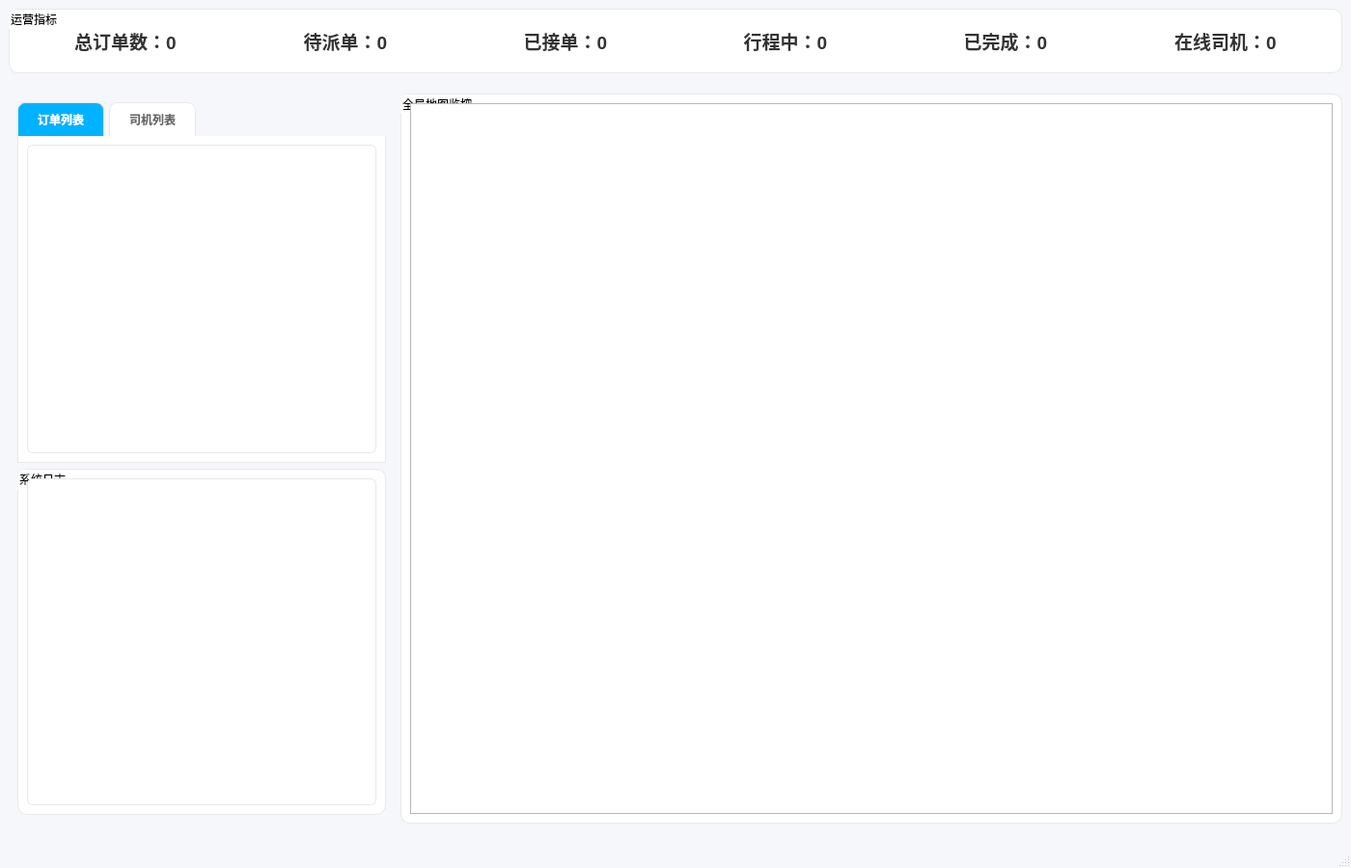
<?xml version="1.0" encoding="UTF-8"?>
<ui version="4.0">
 <class>PlatformWindow</class>
 <widget class="QMainWindow" name="PlatformWindow">
  <property name="geometry">
   <rect>
    <x>0</x>
    <y>0</y>
    <width>1400</width>
    <height>900</height>
   </rect>
  </property>
  <property name="windowTitle">
   <string>平台监控端</string>
  </property>
  <property name="styleSheet">
   <string>QMainWindow {
    background-color: #f5f7fa;
    border: none;
   }
   
   QGroupBox {
    background-color: white;
    border-radius: 10px;
    box-shadow: 0 2px 8px rgba(0, 0, 0, 0.08);
    border: 1px solid #e8e8e8;
    margin-bottom: 15px;
   }
   
   QTabWidget {
    background-color: white;
    border-radius: 10px;
    box-shadow: 0 2px 8px rgba(0, 0, 0, 0.08);
    border: 1px solid #e8e8e8;
   }
   
   QTabBar::tab {
    background-color: white;
    border: 1px solid #e8e8e8;
    border-bottom: none;
    border-top-left-radius: 8px;
    border-top-right-radius: 8px;
    padding: 10px 20px;
    margin-right: 5px;
    color: #666666;
    font-weight: 500;
   }
   
   QTabBar::tab:selected {
    background-color: #00b2ff;
    color: white;
    font-weight: bold;
   }
   
   QTabWidget::pane {
    border: 1px solid #e8e8e8;
    border-top: none;
    border-radius: 0 0 10px 10px;
    background-color: white;
   }
   
   QListWidget {
    border: 1px solid #e8e8e8;
    border-radius: 6px;
    background-color: white;
   }
   
   QTextEdit {
    border: 1px solid #e8e8e8;
    border-radius: 6px;
    background-color: white;
    font-family: 'Courier New', Courier, monospace;
    font-size: 12px;
   }
   
   QLabel {
    color: #333333;
   }
   
   .statLabel {
    font-size: 14px;
    font-weight: bold;
    color: #00b2ff;
   }
   
   .statValue {
    font-size: 20px;
    font-weight: bold;
    color: #333333;
    margin-top: 5px;
   }
   
   .statCard {
    background-color: white;
    border-radius: 8px;
    box-shadow: 0 2px 4px rgba(0, 0, 0, 0.08);
    padding: 15px;
    text-align: center;
    border: 1px solid #e8e8e8;
   }</string>
  </property>
  <widget class="QWidget" name="centralwidget">
   <layout class="QVBoxLayout" name="verticalLayout_3">
    <item>
     <widget class="QGroupBox" name="statsGroup">
      <property name="title">
       <string>运营指标</string>
      </property>
      <layout class="QGridLayout" name="gridLayout">
       <item row="0" column="0">
        <widget class="QWidget" name="totalOrdersCard" native="true">
         <property name="styleSheet">
          <string>.statCard;</string>
         </property>
         <layout class="QVBoxLayout" name="verticalLayout_stats1">
          <item>
           <widget class="QLabel" name="totalOrdersLabel">
            <property name="font">
             <font>
              <pointsize>14</pointsize>
              <bold>true</bold>
             </font>
            </property>
            <property name="styleSheet">
             <string>.statLabel;</string>
            </property>
            <property name="text">
             <string>总订单数：0</string>
            </property>
            <property name="alignment">
             <set>Qt::AlignmentFlag::AlignCenter</set>
            </property>
           </widget>
          </item>
         </layout>
        </widget>
       </item>
       <item row="0" column="1">
        <widget class="QWidget" name="pendingOrdersCard" native="true">
         <property name="styleSheet">
          <string>.statCard;</string>
         </property>
         <layout class="QVBoxLayout" name="verticalLayout_stats2">
          <item>
           <widget class="QLabel" name="pendingOrdersLabel">
            <property name="font">
             <font>
              <pointsize>14</pointsize>
              <bold>true</bold>
             </font>
            </property>
            <property name="styleSheet">
             <string>.statLabel;</string>
            </property>
            <property name="text">
             <string>待派单：0</string>
            </property>
            <property name="alignment">
             <set>Qt::AlignmentFlag::AlignCenter</set>
            </property>
           </widget>
          </item>
         </layout>
        </widget>
       </item>
       <item row="0" column="2">
        <widget class="QWidget" name="acceptedOrdersCard" native="true">
         <property name="styleSheet">
          <string>.statCard;</string>
         </property>
         <layout class="QVBoxLayout" name="verticalLayout_stats3">
          <item>
           <widget class="QLabel" name="acceptedOrdersLabel">
            <property name="font">
             <font>
              <pointsize>14</pointsize>
              <bold>true</bold>
             </font>
            </property>
            <property name="styleSheet">
             <string>.statLabel;</string>
            </property>
            <property name="text">
             <string>已接单：0</string>
            </property>
            <property name="alignment">
             <set>Qt::AlignmentFlag::AlignCenter</set>
            </property>
           </widget>
          </item>
         </layout>
        </widget>
       </item>
       <item row="0" column="3">
        <widget class="QWidget" name="inProgressOrdersCard" native="true">
         <property name="styleSheet">
          <string>.statCard;</string>
         </property>
         <layout class="QVBoxLayout" name="verticalLayout_stats4">
          <item>
           <widget class="QLabel" name="inProgressOrdersLabel">
            <property name="font">
             <font>
              <pointsize>14</pointsize>
              <bold>true</bold>
             </font>
            </property>
            <property name="styleSheet">
             <string>.statLabel;</string>
            </property>
            <property name="text">
             <string>行程中：0</string>
            </property>
            <property name="alignment">
             <set>Qt::AlignmentFlag::AlignCenter</set>
            </property>
           </widget>
          </item>
         </layout>
        </widget>
       </item>
       <item row="0" column="4">
        <widget class="QWidget" name="completedOrdersCard" native="true">
         <property name="styleSheet">
          <string>.statCard;</string>
         </property>
         <layout class="QVBoxLayout" name="verticalLayout_stats5">
          <item>
           <widget class="QLabel" name="completedOrdersLabel">
            <property name="font">
             <font>
              <pointsize>14</pointsize>
              <bold>true</bold>
             </font>
            </property>
            <property name="styleSheet">
             <string>.statLabel;</string>
            </property>
            <property name="text">
             <string>已完成：0</string>
            </property>
            <property name="alignment">
             <set>Qt::AlignmentFlag::AlignCenter</set>
            </property>
           </widget>
          </item>
         </layout>
        </widget>
       </item>
       <item row="0" column="5">
        <widget class="QWidget" name="onlineDriversCard" native="true">
         <property name="styleSheet">
          <string>.statCard;</string>
         </property>
         <layout class="QVBoxLayout" name="verticalLayout_stats6">
          <item>
           <widget class="QLabel" name="onlineDriversLabel">
            <property name="font">
             <font>
              <pointsize>14</pointsize>
              <bold>true</bold>
             </font>
            </property>
            <property name="styleSheet">
             <string>.statLabel;</string>
            </property>
            <property name="text">
             <string>在线司机：0</string>
            </property>
            <property name="alignment">
             <set>Qt::AlignmentFlag::AlignCenter</set>
            </property>
           </widget>
          </item>
         </layout>
        </widget>
       </item>
      </layout>
     </widget>
    </item>
    <item>
     <layout class="QHBoxLayout" name="horizontalLayout_6">
      <item>
       <widget class="QWidget" name="leftWidget" native="true">
        <property name="maximumSize">
         <size>
          <width>400</width>
          <height>16777215</height>
         </size>
        </property>
        <layout class="QVBoxLayout" name="verticalLayout_4">
         <item>
          <widget class="QTabWidget" name="listTabWidget">
           <property name="currentIndex">
            <number>0</number>
           </property>
           <widget class="QWidget" name="ordersTab">
            <attribute name="title">
             <string>订单列表</string>
            </attribute>
            <layout class="QVBoxLayout" name="verticalLayout">
             <item>
              <widget class="QListWidget" name="orderListWidget"/>
             </item>
            </layout>
           </widget>
           <widget class="QWidget" name="driversTab">
            <attribute name="title">
             <string>司机列表</string>
            </attribute>
            <layout class="QVBoxLayout" name="verticalLayout_2">
             <item>
              <widget class="QListWidget" name="driverListWidget"/>
             </item>
            </layout>
           </widget>
          </widget>
         </item>
         <item>
          <widget class="QGroupBox" name="logGroup">
           <property name="title">
            <string>系统日志</string>
           </property>
           <layout class="QVBoxLayout" name="verticalLayout_5">
            <item>
             <widget class="QTextEdit" name="logTextEdit">
              <property name="readOnly">
               <bool>true</bool>
              </property>
             </widget>
            </item>
           </layout>
          </widget>
         </item>
        </layout>
       </widget>
      </item>
      <item>
       <widget class="QGroupBox" name="mapGroup">
        <property name="title">
         <string>全局地图监控</string>
        </property>
        <layout class="QVBoxLayout" name="verticalLayout_7">
         <item>
          <widget class="QGraphicsView" name="mapView">
           <property name="minimumSize">
            <size>
             <width>900</width>
             <height>700</height>
            </size>
           </property>
          </widget>
         </item>
        </layout>
       </widget>
      </item>
     </layout>
    </item>
   </layout>
  </widget>
  <widget class="QMenuBar" name="menubar">
   <property name="geometry">
    <rect>
     <x>0</x>
     <y>0</y>
     <width>1400</width>
     <height>17</height>
    </rect>
   </property>
  </widget>
  <widget class="QStatusBar" name="statusbar"/>
 </widget>
 <resources/>
 <connections/>
</ui>
